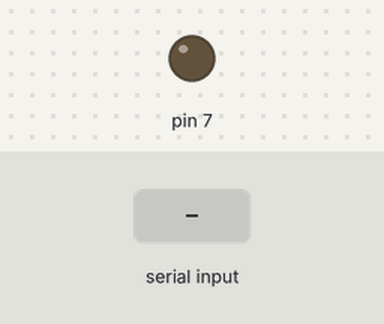
Recording of a sketch running on a simulated Arduino Uno, built with avr-gcc and run on an emulated ATmega328P. Parts: output pins drawn as LEDs (lit = HIGH). The inputs (shaded band) are chosen by the test bench.

Above: at 1.2 s.
1.3 s: "a" received over Serial
At 2.1 s:
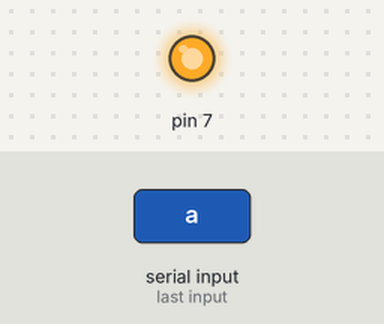
2.8 s: "b" received over Serial
At 3.2 s:
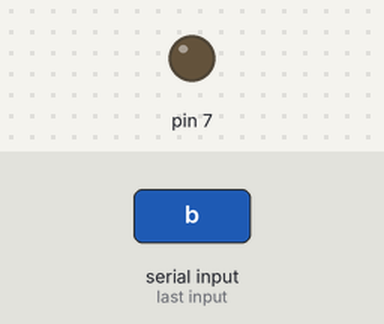
Timing chart, 0 to 5.8 s (numbered marks = the images above; inputs shaded):
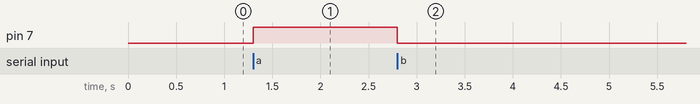

The sketch:

testeLiga.ino
```cpp
void setup() {
  Serial.begin(9600);
  pinMode(7, OUTPUT);

}

void loop() {
 char nome = Serial.read();
 if(nome == 'a'){
  digitalWrite(7, HIGH);
 }
 if(nome == 'b'){
  digitalWrite(7, LOW);
 }

}
```

Measured:
- after the input at 1.3 s, pin 7: LOW → HIGH at once
- after the input at 2.8 s, pin 7: HIGH → LOW at once
